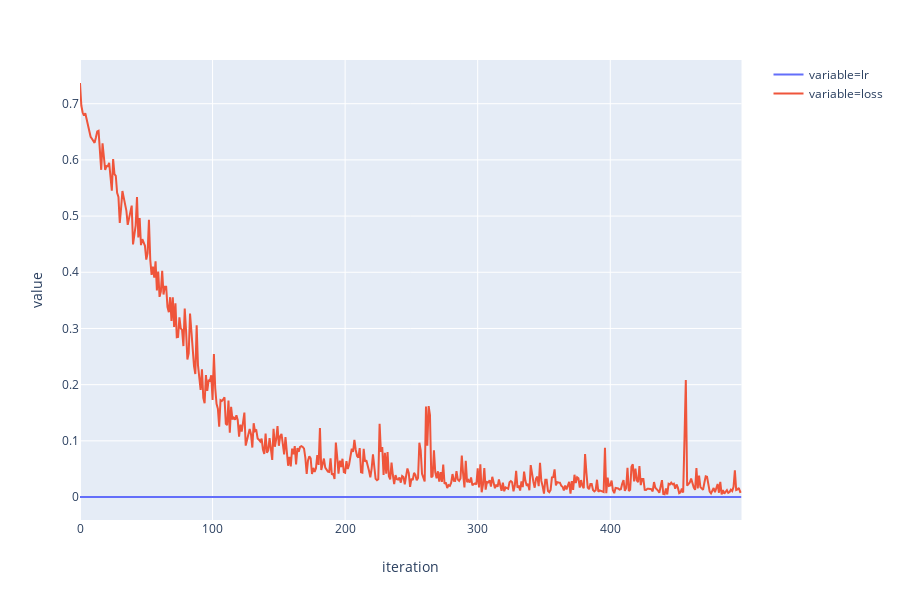

Notebook code cell kept with this figure:
### Code cell
logs = pd.read_csv("../logs/logs_cnn_8_filters_4_layers_lr_slight_decay_max_pooling.csv")
logs['iteration'] = logs.index.values
logs_melt = logs.melt(id_vars='iteration', value_vars=['lr', 'loss'])
fig = px.line(logs_melt, x='iteration', y='value', color='variable')
fig.show()

### Figure 1 — Plotly figure (JSON) as saved in the notebook; plotly's stock layout.template omitted (floating-point values rounded to 4 significant figures; data arrays with more than 128 entries replaced by an {"elided": "..."} marker saying what was removed)
{"data": [{"hoverlabel": {"namelength": 0}, "hovertemplate": "variable=lr<br>iteration=%{x}<br>value=%{y}", "legendgroup": "variable=lr", "line": {"color": "#636efa", "dash": "solid"}, "mode": "lines", "name": "variable=lr", "showlegend": true, "type": "scatter", "x": {"elided": "500 int values"}, "xaxis": "x", "y": {"elided": "500 float values"}, "yaxis": "y"}, {"hoverlabel": {"namelength": 0}, "hovertemplate": "variable=loss<br>iteration=%{x}<br>value=%{y}", "legendgroup": "variable=loss", "line": {"color": "#EF553B", "dash": "solid"}, "mode": "lines", "name": "variable=loss", "showlegend": true, "type": "scatter", "x": {"elided": "500 int values"}, "xaxis": "x", "y": {"elided": "500 float values"}, "yaxis": "y"}], "layout": {"height": 600, "legend": {"tracegroupgap": 0}, "margin": {"t": 60}, "xaxis": {"anchor": "y", "domain": [0, 0.98], "title": {"text": "iteration"}}, "yaxis": {"anchor": "x", "domain": [0, 1], "title": {"text": "value"}}}}
